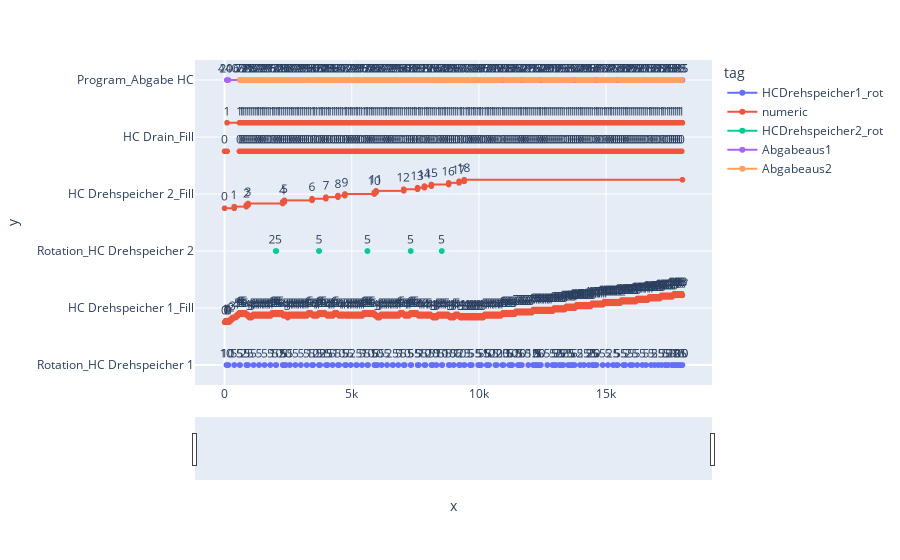

Write notebook code for a chart like this one.
### Code cell
sim.core.plotHistory(names =['HC Drain_Fill','HC Drehspeicher 2_Fill','HC Drehspeicher 1_Fill','Program_Abgabe HC', 'Rotation_HC Drehspeicher 2', 'Rotation_HC Drehspeicher 1', 'Rotation_HC Drehspeicher 2'])

### Figure 1 — Plotly figure (JSON) as saved in the notebook; plotly's stock layout.template omitted (floating-point values rounded to 4 significant figures; data arrays with more than 128 entries replaced by an {"elided": "..."} marker saying what was removed)
{"data": [{"hovertemplate": "tag=HCDrehspeicher1_rot<br>x=%{x}<br>y=%{y}<br>text=%{text}<extra></extra>", "legendgroup": "HCDrehspeicher1_rot", "line": {"color": "#636efa", "dash": "solid"}, "marker": {"symbol": "circle"}, "mode": "text+markers+lines", "name": "HCDrehspeicher1_rot", "showlegend": true, "text": {"elided": "453 str values"}, "textposition": "top center", "type": "scattergl", "x": {"elided": "453 int values"}, "xaxis": "x", "y": {"elided": "453 int values"}, "yaxis": "y"}, {"hovertemplate": "tag=numeric<br>x=%{x}<br>y=%{y}<br>text=%{text}<extra></extra>", "legendgroup": "numeric", "line": {"color": "#EF553B", "dash": "solid"}, "marker": {"symbol": "circle"}, "mode": "text+markers+lines", "name": "numeric", "showlegend": true, "text": {"elided": "2853 str values"}, "textposition": "top center", "type": "scattergl", "x": {"elided": "2853 int values"}, "xaxis": "x", "y": {"elided": "2853 float values"}, "yaxis": "y"}, {"hovertemplate": "tag=HCDrehspeicher2_rot<br>x=%{x}<br>y=%{y}<br>text=%{text}<extra></extra>", "legendgroup": "HCDrehspeicher2_rot", "line": {"color": "#00cc96", "dash": "solid"}, "marker": {"symbol": "circle"}, "mode": "text+markers+lines", "name": "HCDrehspeicher2_rot", "showlegend": true, "text": ["25", "", "", "5", "", "", "5", "", "", "5", "", "", "5", "", ""], "textposition": "top center", "type": "scattergl", "x": [2010, 2035, null, 3710, 3715, null, 5614, 5619, null, 7314, 7319, null, 8538, 8543, null], "xaxis": "x", "y": [2, 2, null, 2, 2, null, 2, 2, null, 2, 2, null, 2, 2, null], "yaxis": "y"}, {"hovertemplate": "tag=Abgabeaus1<br>x=%{x}<br>y=%{y}<br>text=%{text}<extra></extra>", "legendgroup": "Abgabeaus1", "line": {"color": "#ab63fa", "dash": "solid"}, "marker": {"symbol": "circle"}, "mode": "text+markers+lines", "name": "Abgabeaus1", "showlegend": true, "text": {"elided": "318 str values"}, "textposition": "top center", "type": "scattergl", "x": {"elided": "318 int values"}, "xaxis": "x", "y": {"elided": "318 int values"}, "yaxis": "y"}, {"hovertemplate": "tag=Abgabeaus2<br>x=%{x}<br>y=%{y}<br>text=%{text}<extra></extra>", "legendgroup": "Abgabeaus2", "line": {"color": "#FFA15A", "dash": "solid"}, "marker": {"symbol": "circle"}, "mode": "text+markers+lines", "name": "Abgabeaus2", "showlegend": true, "text": {"elided": "372 str values"}, "textposition": "top center", "type": "scattergl", "x": {"elided": "372 int values"}, "xaxis": "x", "y": {"elided": "372 int values"}, "yaxis": "y"}], "layout": {"legend": {"title": {"text": "tag"}, "tracegroupgap": 0}, "margin": {"t": 60}, "xaxis": {"anchor": "y", "domain": [0, 1], "rangeslider": {"visible": true}, "title": {"text": "x"}}, "yaxis": {"anchor": "x", "domain": [0, 1], "fixedrange": false, "tickmode": "array", "ticktext": ["Rotation_HC Drehspeicher 1", "HC Drehspeicher 1_Fill", "Rotation_HC Drehspeicher 2", "HC Drehspeicher 2_Fill", "HC Drain_Fill", "Program_Abgabe HC"], "tickvals": [0, 1, 2, 3, 4, 5], "title": {"text": "y"}}}}
